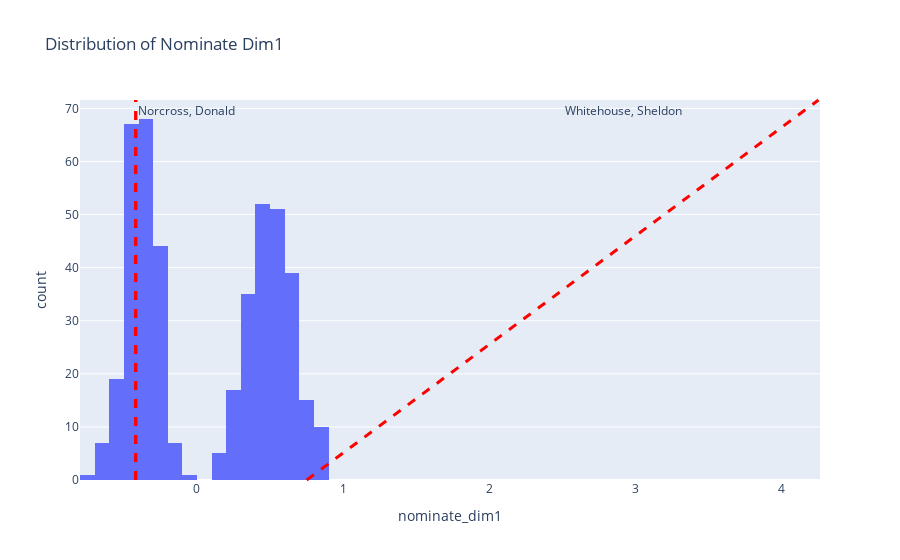

This figure's notebook cell:
### Code cell
fig.add_vline(
    x=ideo.iloc[2]['nominate_dim1'],
    line_width=3,
    line_dash="dash",
    line_color="red",
    annotation_text=ideo.iloc[2]['name'],
    annotation_position="top right"
)

### Figure 1 — Plotly figure (JSON) as saved in the notebook; plotly's stock layout.template omitted (floating-point values rounded to 4 significant figures; data arrays with more than 128 entries replaced by an {"elided": "..."} marker saying what was removed)
{"data": [{"alignmentgroup": "True", "bingroup": "x", "hovertemplate": "nominate_dim1=%{x}<br>count=%{y}<extra></extra>", "legendgroup": "", "marker": {"color": "#636efa", "pattern": {"shape": ""}}, "name": "", "nbinsx": 30, "offsetgroup": "", "orientation": "v", "showlegend": false, "type": "histogram", "x": {"elided": "539 float values"}, "xaxis": "x", "yaxis": "y"}], "layout": {"annotations": [{"showarrow": false, "text": "Norcross, Donald", "x": -0.419, "xanchor": "left", "xref": "x", "y": 1, "yanchor": "top", "yref": "y domain"}, {"showarrow": false, "text": "Whitehouse, Sheldon", "x": null, "xanchor": "left", "xref": "x", "y": 1, "yanchor": "top", "yref": "y domain"}], "barmode": "relative", "legend": {"tracegroupgap": 0}, "shapes": [{"line": {"color": "red", "dash": "dash", "width": 3}, "type": "line", "x0": -0.419, "x1": -0.419, "xref": "x", "y0": 0, "y1": 1, "yref": "y domain"}, {"line": {"color": "red", "dash": "dash", "width": 3}, "type": "line", "x0": -0.419, "x1": -0.419, "xref": "x", "y0": 0, "y1": 1, "yref": "y domain"}, {"line": {"color": "red", "dash": "dash", "width": 3}, "type": "line", "x0": null, "x1": null, "xref": "x", "y0": 0, "y1": 1, "yref": "y domain"}], "title": {"text": "Distribution of Nominate Dim1"}, "xaxis": {"anchor": "y", "domain": [0, 1], "title": {"text": "nominate_dim1"}}, "yaxis": {"anchor": "x", "domain": [0, 1], "title": {"text": "count"}}}}
